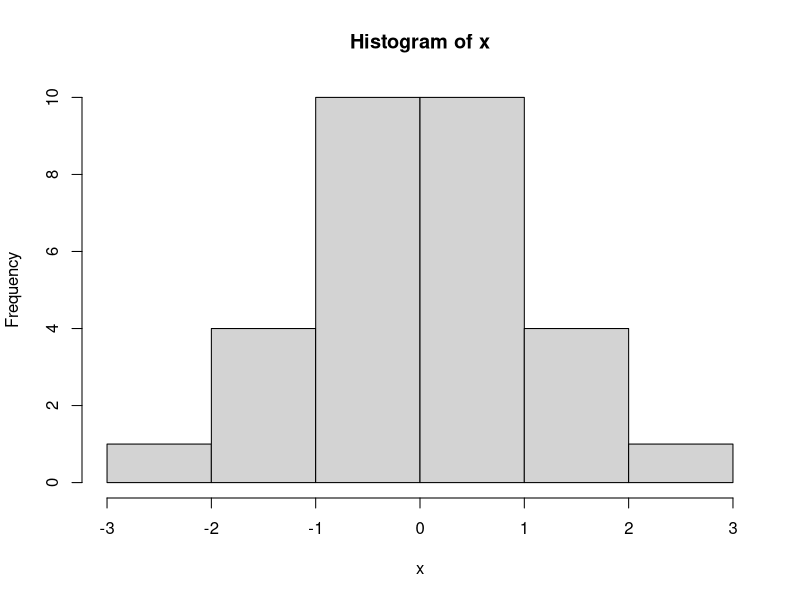

Recreate this plot in R.
## ---- chunk 1
(x <- rnorm(30))
## ---- chunk 2
hist(x)
